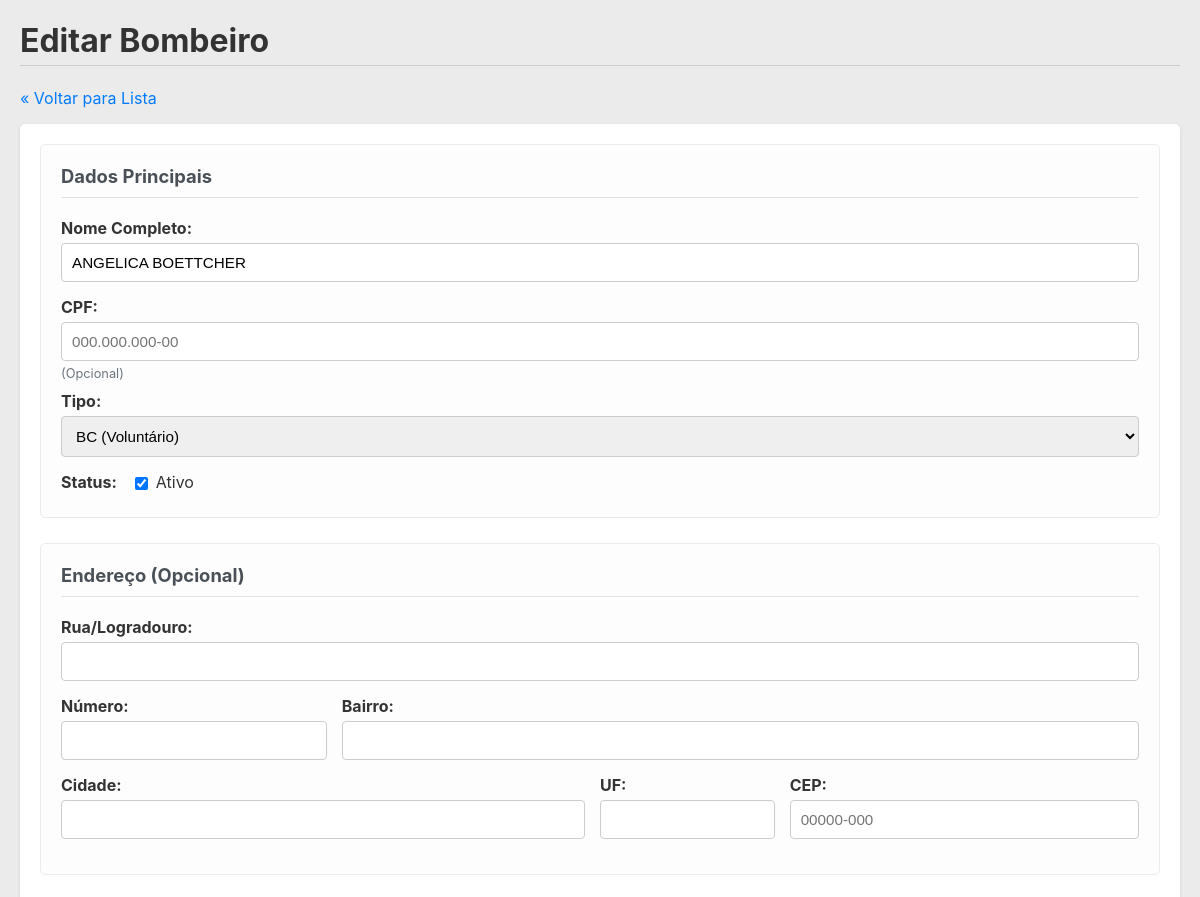
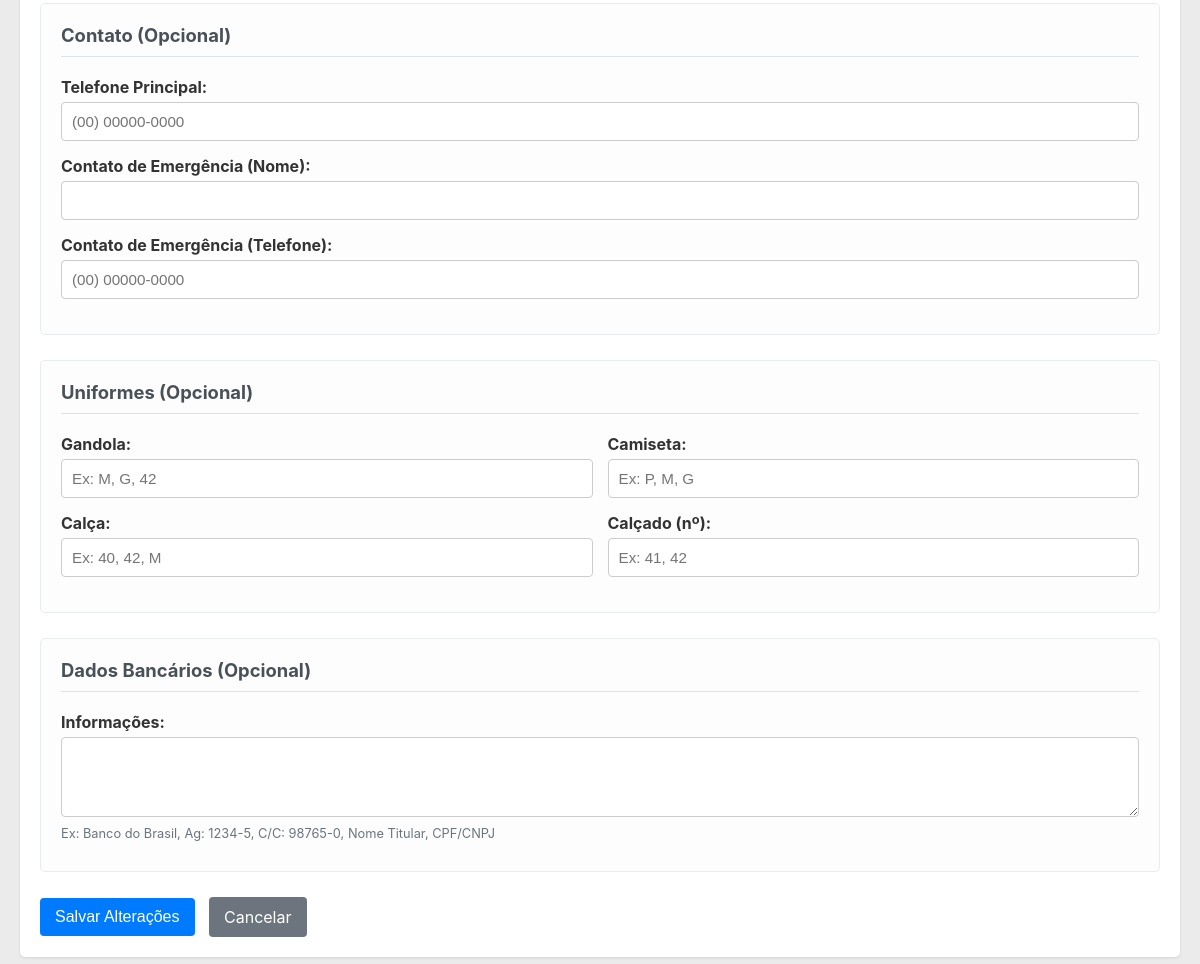
/escala_bombeiros/editar_bombeiro.php?id=3, run on the app's committed database (2 pictures, top to bottom).
### tables this page shows
CREATE TABLE `bombeiros` (
  `id` int(11) NOT NULL,
  `nome_completo` varchar(255) NOT NULL,
  `email` varchar(191) DEFAULT NULL,
  `cpf` varchar(14) DEFAULT NULL COMMENT 'Formato 000.000.000-00',
  `endereco` varchar(255) DEFAULT NULL COMMENT 'Endereço residencial completo',
  `telefone` varchar(20) DEFAULT NULL COMMENT 'Número de telefone principal',
  `telefone_emergencia` varchar(20) DEFAULT NULL COMMENT 'Contato de emergência (nome e telefone)',
  `tipo` enum('BC','Fixo') NOT NULL,
  `pular_ordem` tinyint(1) NOT NULL DEFAULT 0,
  `ativo` tinyint(1) NOT NULL DEFAULT 1,
  `fixo_ref_data` date DEFAULT NULL,
  `fixo_ref_dia_ciclo` tinyint(1) DEFAULT NULL CHECK (`fixo_ref_dia_ciclo` between 1 and 4),
  `data_cadastro` timestamp NOT NULL DEFAULT current_timestamp(),
  `endereco_rua` varchar(255) DEFAULT NULL,
  `endereco_numero` varchar(20) DEFAULT NULL,
  `endereco_bairro` varchar(100) DEFAULT NULL,
  `endereco_cidade` varchar(100) DEFAULT NULL,
  `endereco_uf` varchar(2) DEFAULT NULL,
  `endereco_cep` varchar(10) DEFAULT NULL,
  `telefone_principal` varchar(20) DEFAULT NULL,
  `contato_emergencia_nome` varchar(255) DEFAULT NULL,
  `contato_emergencia_fone` varchar(20) DEFAULT NULL,
  `dados_bancarios` text DEFAULT NULL COMMENT 'Ex: Banco XPTO, Ag: 0001, C/C: 12345-6',
  `tamanho_gandola` varchar(20) DEFAULT NULL,
  `tamanho_camiseta` varchar(20) DEFAULT NULL,
  `tamanho_calca` varchar(20) DEFAULT NULL,
  `tamanho_calcado` varchar(10) DEFAULT NULL,
  `banco_nome` varchar(100) DEFAULT NULL COMMENT 'Nome do Banco',
  `banco_agencia` varchar(20) DEFAULT NULL COMMENT 'Número da Agência (com dígito, se houver)',
  `banco_conta` varchar(30) DEFAULT NULL COMMENT 'Número da Conta Corrente/Poupança (com dígito)',
  `banco_pix` varchar(100) DEFAULT NULL COMMENT 'Chave PIX principal (CPF, e-mail, telefone, aleatória)',
  `usuario_id` int(11) DEFAULT NULL
);

### escala_bombeiros/editar_bombeiro.php (the view, shortened to what this page needs)
<?php
require_once __DIR__ . '/includes/funcoes.php';
$bombeiro_id = filter_input(INPUT_GET, 'id', FILTER_VALIDATE_INT);
$bombeiro = null;
$erro = '';
if ($_SERVER["REQUEST_METHOD"] == "POST") {
    $id_update = filter_input(INPUT_POST, 'id', FILTER_VALIDATE_INT);
    $nome = trim($_POST['nome_completo'] ?? '');
    $cpf = trim($_POST['cpf'] ?? '');
    $tipo = trim($_POST['tipo'] ?? '');
    $ativo = isset($_POST['ativo']) ? 1 : 0;
    $ref_data = trim($_POST['fixo_ref_data'] ?? '');
    $ref_dia = filter_input(INPUT_POST, 'fixo_ref_dia_ciclo', FILTER_VALIDATE_INT, ['options' => ['min_range' => 1, 'max_range' => 4]]);
    $endereco_rua = trim($_POST['endereco_rua'] ?? '');
    $endereco_numero = trim($_POST['endereco_numero'] ?? '');
    $endereco_bairro = trim($_POST['endereco_bairro'] ?? '');
    $endereco_cidade = trim($_POST['endereco_cidade'] ?? '');
    $endereco_uf = trim($_POST['endereco_uf'] ?? '');
    $endereco_cep = trim($_POST['endereco_cep'] ?? '');
    $telefone_principal = trim($_POST['telefone_principal'] ?? '');
    $contato_emergencia_nome = trim($_POST['contato_emergencia_nome'] ?? '');
    $contato_emergencia_fone = trim($_POST['contato_emergencia_fone'] ?? '');
    $tamanho_gandola = trim($_POST['tamanho_gandola'] ?? '');
    $tamanho_camiseta = trim($_POST['tamanho_camiseta'] ?? '');
    $tamanho_calca = trim($_POST['tamanho_calca'] ?? '');
    $tamanho_calcado = trim($_POST['tamanho_calcado'] ?? '');
    $dados_bancarios = trim($_POST['dados_bancarios'] ?? '');
    if ($id_update != $bombeiro_id) {
         set_flash_message('error', 'Erro: ID no formulário não confere.');
         header('Location: bombeiros.php'); exit;
    }
    if (empty($nome) || empty($tipo) || !in_array($tipo, ['BC', 'Fixo'])) {
         $erro = 'Nome e Tipo são obrigatórios e válidos.';
    } else if ($tipo == 'Fixo' && (empty($ref_data) || $ref_dia === null || $ref_dia === false)) {
         $erro = 'Para tipo Fixo, Data de Referência e Dia do Ciclo são obrigatórios.';
    } else {
        $sql_update = "UPDATE bombeiros SET
                        nome_completo = ?, cpf = ?, tipo = ?, ativo = ?,
                        fixo_ref_data = ?, fixo_ref_dia_ciclo = ?,
                        endereco_rua = ?, endereco_numero = ?, endereco_bairro = ?,
                        endereco_cidade = ?, endereco_uf = ?, endereco_cep = ?,
                        telefone_principal = ?, contato_emergencia_nome = ?, contato_emergencia_fone = ?,
                        dados_bancarios = ?, tamanho_gandola = ?, tamanho_camiseta = ?,
                        tamanho_calca = ?, tamanho_calcado = ?
                       WHERE id = ?";
        if ($stmt = mysqli_prepare($conn, $sql_update)) {
             $db_cpf = !empty($cpf) ? $cpf : null;
             $db_ref_data = ($tipo == 'Fixo') ? $ref_data : null;
             $db_ref_dia = ($tipo == 'Fixo') ? $ref_dia : null;
             $db_endereco_rua = !empty($endereco_rua) ? $endereco_rua : null;
             $db_endereco_numero = !empty($endereco_numero) ? $endereco_numero : null;
             $db_endereco_bairro = !empty($endereco_bairro) ? $endereco_bairro : null;
             $db_endereco_cidade = !empty($endereco_cidade) ? $endereco_cidade : null;
             $db_endereco_uf = !empty($endereco_uf) ? $endereco_uf : null;
             $db_endereco_cep = !empty($endereco_cep) ? $endereco_cep : null;
             $db_telefone_principal = !empty($telefone_principal) ? $telefone_principal : null;
             $db_contato_emergencia_nome = !empty($contato_emergencia_nome) ? $contato_emergencia_nome : null;
             $db_contato_emergencia_fone = !empty($contato_emergencia_fone) ? $contato_emergencia_fone : null;
             $db_dados_bancarios = !empty($dados_bancarios) ? $dados_bancarios : null;
             $db_tamanho_gandola = !empty($tamanho_gandola) ? $tamanho_gandola : null;
             $db_tamanho_camiseta = !empty($tamanho_camiseta) ? $tamanho_camiseta : null;
             $db_tamanho_calca = !empty($tamanho_calca) ? $tamanho_calca : null;
             $db_tamanho_calcado = !empty($tamanho_calcado) ? $tamanho_calcado : null;
            mysqli_stmt_bind_param($stmt, "sssissssssssssssssssi",
                $nome, $db_cpf, $tipo, $ativo,
                $db_ref_data, $db_ref_dia,
                $db_endereco_rua, $db_endereco_numero, $db_endereco_bairro,
                $db_endereco_cidade, $db_endereco_uf, $db_endereco_cep,
                $db_telefone_principal, $db_contato_emergencia_nome, $db_contato_emergencia_fone,
                $db_dados_bancarios, $db_tamanho_gandola, $db_tamanho_camiseta,
                $db_tamanho_calca, $db_tamanho_calcado,
                $bombeiro_id
            );
            if (mysqli_stmt_execute($stmt)) {
                if ($ativo == 0) { $bc_da_vez = get_config('bc_da_vez_id', $conn); if ($bc_da_vez == $bombeiro_id) { set_config('bc_da_vez_id', null, $conn); } }
                set_flash_message('success', 'Bombeiro atualizado com sucesso!');
                header('Location: bombeiros.php');
                exit;
            } else {
                $erro = "Erro ao executar atualização: " . mysqli_error($conn);
            }
            mysqli_stmt_close($stmt);
        } else {
            $erro = "Erro ao preparar query de atualização: " . mysqli_error($conn);
        }
    }
    if ($erro) {
        $bombeiro = $_POST;
        $bombeiro['id'] = $bombeiro_id;
        $bombeiro['ativo'] = isset($_POST['ativo']) ? 1 : 0;
        set_flash_message('error', $erro);
    }
} else {
    $sql_select = "SELECT * FROM bombeiros WHERE id = ?";
    if ($stmt = mysqli_prepare($conn, $sql_select)) {
        mysqli_stmt_bind_param($stmt, "i", $bombeiro_id);
        if (mysqli_stmt_execute($stmt)) {
            $result = mysqli_stmt_get_result($stmt);
            $bombeiro = mysqli_fetch_assoc($result);
        } else { $erro = "Erro ao buscar dados: " . mysqli_error($conn); }
    } else { $erro = "Erro ao preparar busca: " . mysqli_error($conn); }
}
?>
<!DOCTYPE html>
<html lang="pt-br">
<head>
    <link rel="stylesheet" href="css/style.css">
</head>
<body>
    <h1>Editar Bombeiro</h1>
    <p><a href="bombeiros.php">« Voltar para Lista</a></p>
    <?php if ($bombeiro): ?>
    <form action="editar_bombeiro.php?id=<?php echo $bombeiro_id; ?>" method="post">
        <div class="form-section">
            <h3>Dados Principais</h3>
            <div>
                <label for="nome_completo">Nome Completo:</label>
                <input type="text" id="nome_completo" name="nome_completo" value="<?php echo htmlspecialchars($bombeiro['nome_completo'] ?? ''); ?>" required>
            </div>
            <div>
                <label for="cpf">CPF:</label>
                <input type="text" id="cpf" name="cpf" class="cpf-mask" value="<?php echo htmlspecialchars($bombeiro['cpf'] ?? ''); ?>" placeholder="000.000.000-00">
                <small>(Opcional)</small>
            </div>
            <div>
                <label for="tipo">Tipo:</label>
                <select id="tipo" name="tipo" required>
                    <option value="BC" <?php echo ($bombeiro['tipo'] ?? '') == 'BC' ? 'selected' : ''; ?>>BC (Voluntário)</option>
                </select>
            </div>
             <div>
                <label for="ativo" style="display: inline-block; margin-right: 10px;">Status:</label>
                <input type="checkbox" id="ativo" name="ativo" value="1" <?php echo ($bombeiro['ativo'] ?? 0) == 1 ? 'checked' : ''; ?> style="width: auto; vertical-align: middle;">
                 Ativo
            </div>
        </div>
        <div class="form-section">
            <h3>Endereço (Opcional)</h3>
             <div><label for="endereco_rua">Rua/Logradouro:</label><input type="text" id="endereco_rua" name="endereco_rua" value="<?php echo htmlspecialchars($bombeiro['endereco_rua'] ?? ''); ?>"></div>
             <div style="display: flex; gap: 15px;">
                 <div style="flex: 1;"><label for="endereco_numero">Número:</label><input type="text" id="endereco_numero" name="endereco_numero" value="<?php echo htmlspecialchars($bombeiro['endereco_numero'] ?? ''); ?>"></div>
                 <div style="flex: 3;"><label for="endereco_bairro">Bairro:</label><input type="text" id="endereco_bairro" name="endereco_bairro" value="<?php echo htmlspecialchars($bombeiro['endereco_bairro'] ?? ''); ?>"></div>
             </div>
             <div style="display: flex; gap: 15px;">
                 <div style="flex: 3;"><label for="endereco_cidade">Cidade:</label><input type="text" id="endereco_cidade" name="endereco_cidade" value="<?php echo htmlspecialchars($bombeiro['endereco_cidade'] ?? ''); ?>"></div>
                 <div style="flex: 1;"><label for="endereco_uf">UF:</label><input type="text" id="endereco_uf" name="endereco_uf" value="<?php echo htmlspecialchars($bombeiro['endereco_uf'] ?? ''); ?>" maxlength="2"></div>
                  <div style="flex: 2;"><label for="endereco_cep">CEP:</label><input type="text" id="endereco_cep" name="endereco_cep" class="cep-mask" value="<?php echo htmlspecialchars($bombeiro['endereco_cep'] ?? ''); ?>" placeholder="00000-000"></div>
             </div>
        </div>
         <div class="form-section">
            <h3>Contato (Opcional)</h3>
             <div><label for="telefone_principal">Telefone Principal:</label><input type="text" id="telefone_principal" name="telefone_principal" class="phone-mask" value="<?php echo htmlspecialchars($bombeiro['telefone_principal'] ?? ''); ?>" placeholder="(00) 00000-0000"></div>
             <div><label for="contato_emergencia_nome">Contato de Emergência (Nome):</label><input type="text" id="contato_emergencia_nome" name="contato_emergencia_nome" value="<?php echo htmlspecialchars($bombeiro['contato_emergencia_nome'] ?? ''); ?>"></div>
             <div><label for="contato_emergencia_fone">Contato de Emergência (Telefone):</label><input type="text" id="contato_emergencia_fone" name="contato_emergencia_fone" class="phone-mask" value="<?php echo htmlspecialchars($bombeiro['contato_emergencia_fone'] ?? ''); ?>" placeholder="(00) 00000-0000"></div>
        </div>
        <div class="form-section">
            <h3>Uniformes (Opcional)</h3>
            <div style="display: flex; gap: 15px;">
                 <div style="flex: 1;"><label for="tamanho_gandola">Gandola:</label><input type="text" id="tamanho_gandola" name="tamanho_gandola" value="<?php echo htmlspecialchars($bombeiro['tamanho_gandola'] ?? ''); ?>" placeholder="Ex: M, G, 42"></div>
                 <div style="flex: 1;"><label for="tamanho_camiseta">Camiseta:</label><input type="text" id="tamanho_camiseta" name="tamanho_camiseta" value="<?php echo htmlspecialchars($bombeiro['tamanho_camiseta'] ?? ''); ?>" placeholder="Ex: P, M, G"></div>
            </div>
             <div style="display: flex; gap: 15px;">
                 <div style="flex: 1;"><label for="tamanho_calca">Calça:</label><input type="text" id="tamanho_calca" name="tamanho_calca" value="<?php echo htmlspecialchars($bombeiro['tamanho_calca'] ?? ''); ?>" placeholder="Ex: 40, 42, M"></div>
                 <div style="flex: 1;"><label for="tamanho_calcado">Calçado (nº):</label><input type="text" id="tamanho_calcado" name="tamanho_calcado" value="<?php echo htmlspecialchars($bombeiro['tamanho_calcado'] ?? ''); ?>" placeholder="Ex: 41, 42"></div>
             </div>
        </div>
         <div class="form-section">
            <h3>Dados Bancários (Opcional)</h3>
             <div><label for="dados_bancarios">Informações:</label><textarea id="dados_bancarios" name="dados_bancarios"><?php echo htmlspecialchars($bombeiro['dados_bancarios'] ?? ''); ?></textarea><small>Ex: Banco do Brasil, Ag: 1234-5, C/C: 98765-0, Nome Titular, CPF/CNPJ</small></div>
        </div>
        <button type="submit">Salvar Alterações</button>
        <a href="bombeiros.php" class="button-link btn-secondary" style="margin-left: 10px;">Cancelar</a>
    </form>
    <?php elseif (empty($erro)): ?>
        <p class="flash-message error">Bombeiro não encontrado.</p>
    <?php endif; ?>
</body>
</html>

### escala_bombeiros/css/style.css (style rules this page uses)
body { font-family: -apple-system, BlinkMacSystemFont, "Segoe UI", Roboto, Helvetica, Arial, sans-serif; margin: 20px; background-color: #00000014; color: #333; }
h1, h2 { color: #333; border-bottom: 1px solid #ccc; padding-bottom: 5px; }
a { color: #007bff; text-decoration: none; }
form { background-color: #fff; padding: 20px; border-radius: 5px; box-shadow: 0 1px 3px rgba(0,0,0,0.1); margin-bottom: 20px; }
label { display: block; margin-bottom: 5px; font-weight: bold; }
input[type="text"], input[type="date"], input[type="number"], select, textarea { width: 100%; padding: 10px; margin-bottom: 15px; border: 1px solid #ccc; border-radius: 4px; box-sizing: border-box; font-size: 0.95em; }
textarea { min-height: 80px; resize: vertical; }
small { font-size: 0.8em; color: #6c757d; display: block; margin-top: -10px; margin-bottom: 10px; }
button, input[type="submit"], .button-link { background-color: #007bff; color: white !important; padding: 10px 15px; border: none; border-radius: 4px; cursor: pointer; font-size: 1em; text-decoration: none; display: inline-block; vertical-align: middle; transition: background-color 0.2s ease; }
.btn-secondary { background-color: #6c757d; }
.form-section { margin-bottom: 25px; padding: 20px; border: 1px solid #e9ecef; border-radius: 5px; background-color: #fdfdfd; }
.form-section h3 { margin-top: 0; margin-bottom: 20px; font-size: 1.15em; color: #495057; border-bottom: 1px solid #dee2e6; padding-bottom: 10px; }

### data on the page
bombeiros: nome_completo "ANGELICA BOETTCHER", tipo "BC (Voluntário)", ativo "☑"
